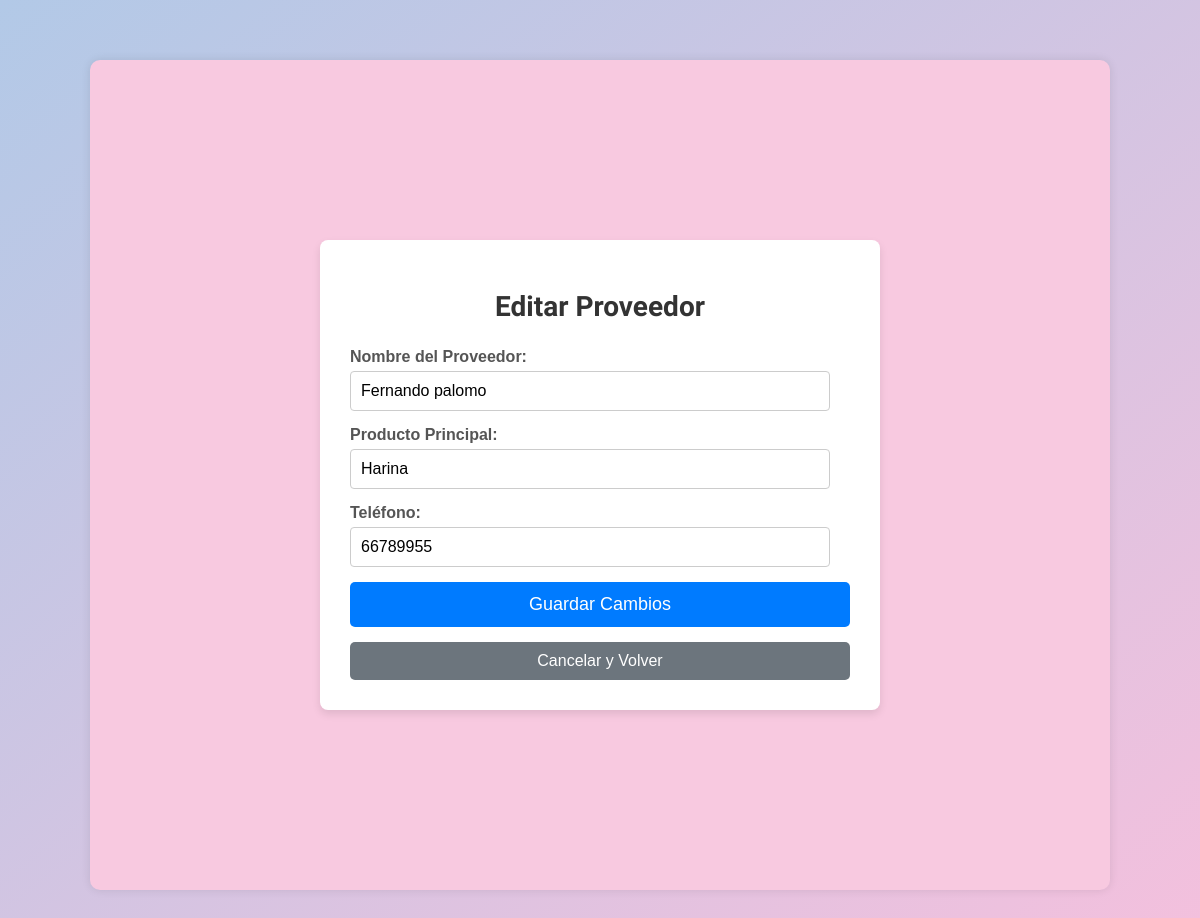
Page /editar_proveedores.php?id=1 on the committed database.
### tables this page shows
CREATE TABLE proveedores (
  id_proveedor int(11) NOT NULL,
  nombre varchar(100) NOT NULL,
  producto varchar(100) NOT NULL,
  telefono int(10) NOT NULL
);

### editar_proveedores.php (the view, shortened to what this page needs)
<?php
require_once '../including/conexion.php';
$nombre = '';
$producto = '';
$telefono = '';
if (isset($_GET['id'])) {
    $id_proveedor = $_GET['id'];
    $stmt = $conexion->prepare("SELECT id_proveedor, nombre, producto, telefono FROM proveedores WHERE id_proveedor = ?");
    $stmt->bind_param("i", $id_proveedor);
    $stmt->execute();
    $resultado = $stmt->get_result();
    if ($resultado->num_rows === 1) {
        $proveedor = $resultado->fetch_assoc();
        $nombre = $proveedor['nombre'];
        $producto = $proveedor['producto'];
        $telefono = $proveedor['telefono'];
    } else {
        $_SESSION['error'] = "Proveedor no encontrado.";
        header("Location: listar_proveedores.php");
        exit();
    }
} elseif ($_SERVER['REQUEST_METHOD'] !== 'POST') {
    $_SESSION['error'] = "No se especificó ningún proveedor para editar.";
    header("Location: listar_proveedores.php");
    exit();
}
?>
<!DOCTYPE html>
<html lang="es">
<head>
    <link rel="stylesheet" href="../styles/Style4.css">
</head>
<body>
    <main class="contenedor">
        <div class="form-container">
            <h1>Editar Proveedor</h1>
            <form action="editar_proveedores.php" method="POST">
                <div class="form-group">
                    <label for="nombre">Nombre del Proveedor:</label>
                    <input type="text" id="nombre" name="nombre" value="<?php echo htmlspecialchars($nombre); ?>" required>
                </div>
                <div class="form-group">
                    <label for="producto">Producto Principal:</label>
                    <input type="text" id="producto" name="producto" value="<?php echo htmlspecialchars($producto); ?>" required>
                </div>
                <div class="form-group">
                    <label for="telefono">Teléfono:</label>
                    <input type="text" id="telefono" name="telefono" value="<?php echo htmlspecialchars($telefono); ?>" required>
                </div>
                <button type="submit" class="btn-submit">Guardar Cambios</button>
                <a href="listar_proveedores.php" class="btn-back">Cancelar y Volver</a>
            </form>
        </div>
    </main>
</body>
</html>

### Style4.css (style rules this page uses)
body { margin: 0; font-family: Arial, sans-serif; background: linear-gradient(to bottom right, #b2c9e7, #f4c0dd); }
h1 { text-align: center; font-family: 'Savate', sans-serif; font-size: 28px; margin-top: 20px; }
.contenedor { background-color: #f8c9e0; width: 60%; margin: 60px auto; padding: 150px; border-radius: 10px; box-shadow: 0 0 10px rgba(0, 0, 0, 0.1); }

### editar_proveedores.php (style rules this page uses)
.form-container { background-color: #ffffff; padding: 30px; border-radius: 8px; box-shadow: 0 4px 8px rgba(0, 0, 0, 0.1); max-width: 500px; margin: 30px auto; }
.form-container h1 { text-align: center; color: #333; margin-bottom: 25px; }
.form-group { margin-bottom: 15px; }
.form-group label { display: block; margin-bottom: 5px; font-weight: bold; color: #555; }
.form-group input[type="text"] { width: calc(100% - 20px); padding: 10px; border: 1px solid #ccc; border-radius: 4px; font-size: 16px; box-sizing: border-box; }
.btn-submit { background-color: #007bff; color: white; padding: 12px 20px; border: none; border-radius: 5px; cursor: pointer; font-size: 18px; width: 100%; transition: background-color 0.3s ease; }
.btn-back { display: block; width: calc(100% - 40px); text-align: center; padding: 10px 20px; margin-top: 15px; background-color: #6c757d; color: white; text-decoration: none; border-radius: 5px; transition: background-color 0.3s ease; }

### rows in the picture
proveedores: nombre "Fernando palomo", producto "Harina", telefono "66789955"
